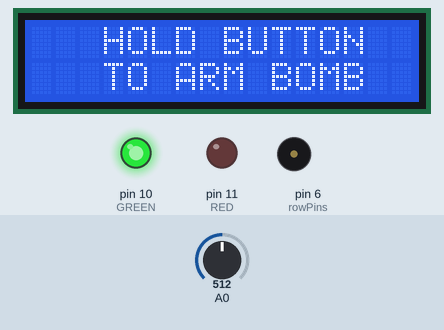
Bench run of a sketch on a simulated Arduino Uno, built with avr-gcc and run on an emulated ATmega328P. Parts: 16×2 character LCD, output pins drawn as LEDs (lit = HIGH), buzzer (waves = sounding). The test bench sets the inputs (shaded band); at power-on: A0 = 512. What the sketch prints to the serial monitor is not drawn.

Above: at 0.1 s.
1.3 s: A0 set to 1005
At 3.0 s:
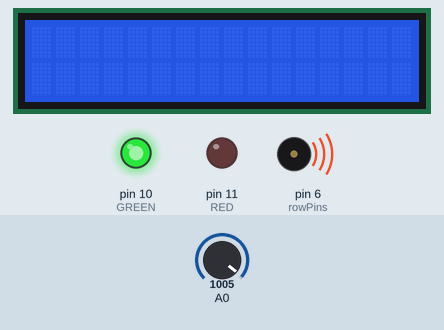
5.6 s: A0 set to 1023
At 7.0 s:
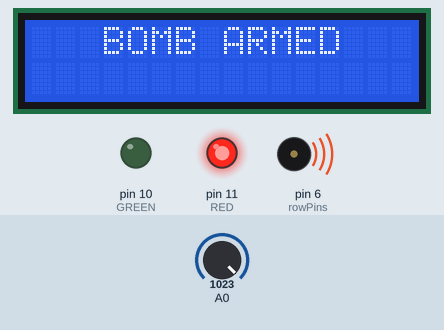
At 7.6 s:
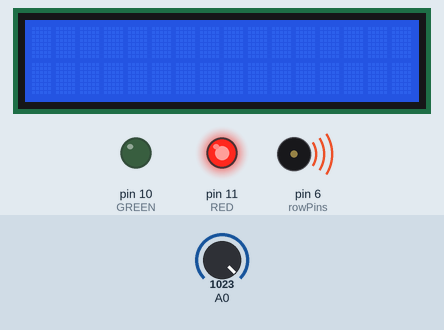
Timing chart, 0 to 9.1 s (numbered marks = the images above; inputs shaded):
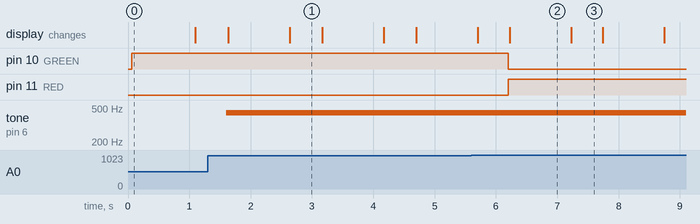

The sketch:

sketch_jan4b.ino
```cpp
#include <Wire.h>
#include <LiquidCrystal_I2C.h>
#include <Keypad.h>
#include <ctype.h>

#define RED 11
#define GREEN 10
#define BLUE 9

LiquidCrystal_I2C lcd(0x27, 16, 2);

const byte ROWS = 4; //four rows
const byte COLS = 4; //four columns
//define the cymbols on the buttons of the keypads
char hexaKeys[ROWS][COLS] = {
  {'1','2','3','A'},
  {'4','5','6','B'},
  {'7','8','9','C'},
  {'*','0','#','D'}
};
byte rowPins[ROWS] = {9,8,7,6}; //connect to the row pinouts of the keypad
byte colPins[COLS] = {5,4,3,2}; //connect to the column pinouts of the keypad

//initialize an instance of class NewKeypad
Keypad customKeypad = Keypad( makeKeymap(hexaKeys), rowPins, colPins, ROWS, COLS);

bool bombArmed = false;
char bombCode[5] = "54321";
int keysPressed = 0;
char codeEntered[5];


void setup() {
  lcd.init();
  lcd.backlight();
  Serial.begin(9600);
  pinMode(RED, OUTPUT);
  pinMode(GREEN, OUTPUT);
  pinMode(BLUE, OUTPUT);
  pinMode(6, OUTPUT);
}

void loop() {
  if (bombArmed) {
    digitalWrite(RED, HIGH);
    digitalWrite(GREEN, LOW);
    digitalWrite(BLUE, LOW);
    lcd.clear();
    lcd.setCursor(0,0);
    lcd.print("   BOMB ARMED   ");
    delay(1000);
    lcd.clear();
    delay(500);
  } else {
    digitalWrite(RED, LOW);
    digitalWrite(GREEN, HIGH);
    digitalWrite(BLUE, LOW);
    lcd.setCursor(0,0);
    lcd.print("   HOLD BUTTON  ");
    lcd.setCursor(0,1);
    lcd.print("   TO ARM BOMB  ");
    delay(1000);
    lcd.clear();
    delay(500);
  }

  tone(6, 440, 2000);
  Serial.println(analogRead(A0));
  if (analogRead(A0) >= 1023) {
    Serial.println("Button Pressed");
    bombArmed = true;

  }

  char customKey = customKeypad.getKey();

  if (customKey){
    Serial.println(customKey);
    if (bombArmed == false) {
      codeEntered[keysPressed] = customKey;
      keysPressed++;
      if (codeEntered[0] == '#' && codeEntered[1] == '#' && codeEntered[2] == '#') {
        Serial.println("Bomb Armed");
        // lcd.setCursor(0,0);
        lcd.print("BOMB ARMED");
        lcd.clear();
      }
    }
  }
}
```

Measured:
- the behaviour switches between 1022 and 1023 on A0 (found by bisection; images 1 and 2)
- after the input at 5.6 s, pin 10 (GREEN): HIGH → LOW after 0.60 s; pin 11 (RED): LOW → HIGH after 0.60 s; the display: first differs from a run without the input after 0.62 s (image 2)
- what the display in image 1 shows lasts 0.6 s, from 2.6 s to 3.2 s
- what the display in image 2 shows lasts 1.0 s, from 6.2 s to 7.2 s
